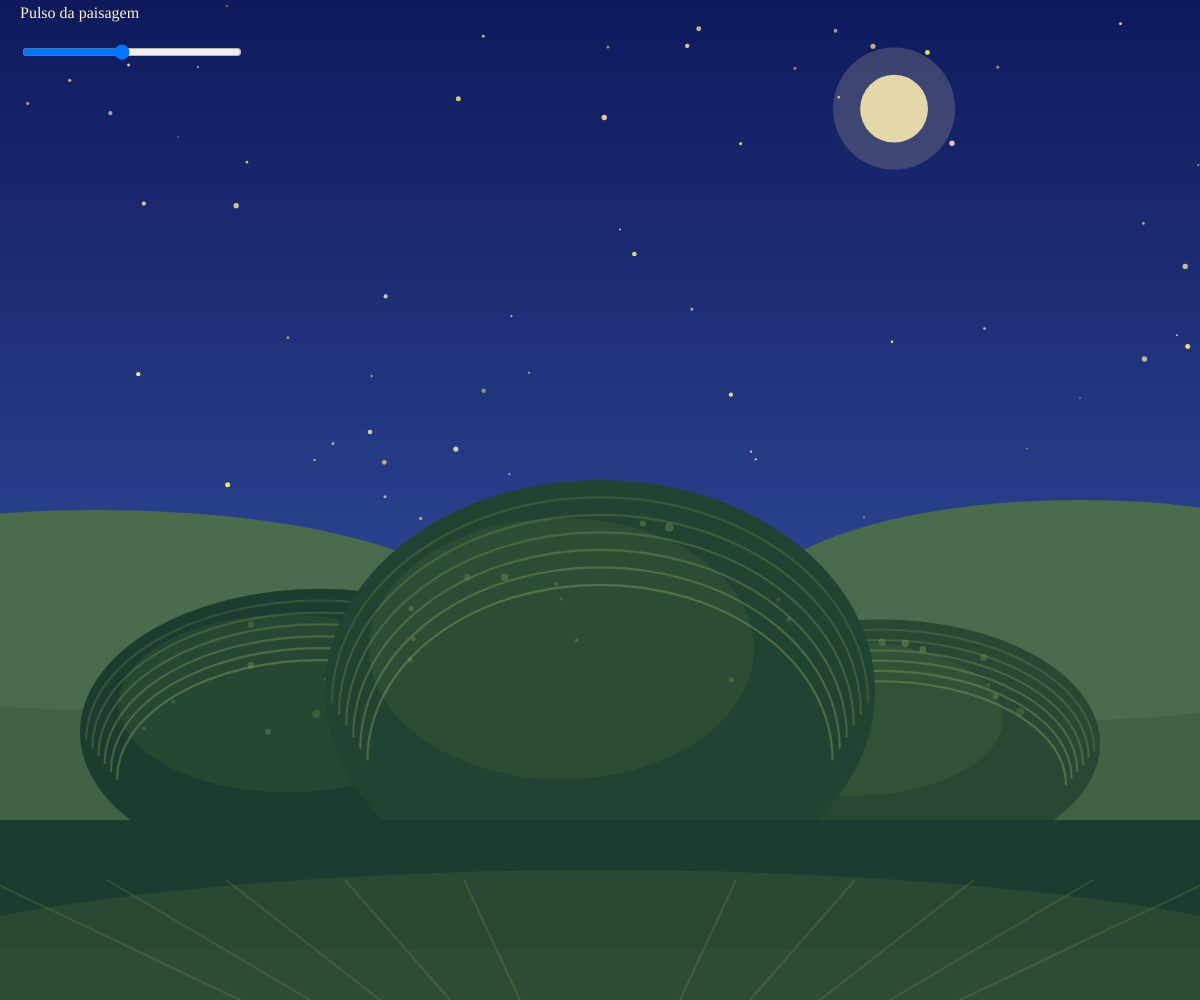
Frame 1 (no input)
Frame 60 (no input): identical to frame 1, image omitted
Frame 120 (the mouse pressed at the canvas centre since frame 60): identical to frame 1, image omitted

The p5.js sketch that drew this single still picture (run headless with seeded random() and noise() and a simulated clock; from frame 60 on, the mouse is pressed at the canvas centre):

// p5.js sketch
// ── sketch.js
let controleGaia;
let rotuloGaia;
let nivelAtual = 1;
let velocidadeNivel = 0;
let aberturaAtual = 1;
let velocidadeAbertura = 0;
let ondaAtual = 0;
let sementeCena;

function setup() {
  createCanvas(windowWidth, windowHeight);
  sementeCena = floor(Math.random() * 99999999);
  controleGaia = createSlider(55, 155, 100, 1);
  controleGaia.position(20, 42);
  controleGaia.style("width", "220px");
  rotuloGaia = createP("Pulso da paisagem");
  rotuloGaia.position(20, 4);
  rotuloGaia.style("color", "#fff4c7");
  rotuloGaia.style("font-family", "Georgia, serif");
  rotuloGaia.style("font-size", "16px");
  rotuloGaia.style("margin", "0");
}

function draw() {
  randomSeed(sementeCena);
  atualiza();
  ceu();
  terra();
  let escalaTela = min(width, height);
  let baseGaiaY = height * 0.82;
  gaia(baseGaiaY, escalaTela);
  frente(escalaTela);
}

function atualiza() {
  velocidadeNivel =
    (velocidadeNivel +
      (controleGaia.value() / 100 - nivelAtual) * 0.032) *
    0.66;
  nivelAtual += velocidadeNivel;

  velocidadeAbertura =
    (velocidadeAbertura +
      (1 / sqrt(nivelAtual) - aberturaAtual) * 0.025) *
    0.68;
  aberturaAtual += velocidadeAbertura;

  ondaAtual +=
    (constrain(velocidadeNivel * 0.6, -0.018, 0.018) -
      ondaAtual) *
    0.14;
}

function ceu() {
  let corCeu1 = color(random(5, 20), random(20, 45), random(65, 105));
  let corCeu2 = color(random(45, 80), random(95, 145), random(145, 200));
  noStroke();
  let totalFaixas = 70;
  let alturaFaixa = height / totalFaixas;

  for (let faixaCeu = 0; faixaCeu < totalFaixas; faixaCeu++) {
    let misturaCeu = faixaCeu / (totalFaixas - 1);
    fill(lerpColor(corCeu1, corCeu2, misturaCeu));
    rect(0, faixaCeu * alturaFaixa, width, alturaFaixa + 2);
  }

  let quantidadeEstrelas = floor(random(35, 75));

  for (let estrelaId = 0; estrelaId < quantidadeEstrelas; estrelaId++) {
    let estrelaX = random(width);
    let estrelaY = random(height * 0.55);
    let tamanhoEstrela = random(1.5, 5.5);
    fill(255, random(205, 255), random(100, 190), random(130, 245));
    circle(estrelaX, estrelaY, tamanhoEstrela);
  }

  let luaX = random(width * 0.12, width * 0.88);
  let luaY = random(height * 0.08, height * 0.25);
  let tamanhoLua = min(width, height) * random(0.045, 0.075);
  fill(255, 235, 170, 45);
  circle(luaX, luaY, tamanhoLua * 1.8);
  fill(255, 239, 178, 220);
  circle(luaX, luaY, tamanhoLua);
}

function terra() {
  let inicioTerraY = height * 0.61;
  noStroke();
  fill(64, 98, 69);
  rect(0, inicioTerraY, width, height - inicioTerraY);

  fill(72, 108, 76);
  ellipse(width * 0.08, inicioTerraY, width * 0.62, height * 0.2);
  ellipse(width * 0.48, inicioTerraY, width * 0.58, height * 0.14);
  ellipse(width * 0.9, inicioTerraY, width * 0.55, height * 0.22);
}

function gaia(baseGaiaY, escalaTela) {
  let alturaGaia = escalaTela * 0.34 * nivelAtual;
  let centroGaiaX = width * 0.5;
  let distanciaMorros = escalaTela * 0.28 * aberturaAtual;
  let alturaEsquerda = alturaGaia * (0.68 + ondaAtual * 0.5);
  let alturaCentro = alturaGaia * (1 - ondaAtual * 0.25);
  let alturaDireita = alturaGaia * (0.59 - ondaAtual * 0.4);
  let larguraEsquerda = escalaTela * 0.48 * aberturaAtual;
  let larguraCentro = escalaTela * 0.55 * aberturaAtual;
  let larguraDireita = escalaTela * 0.44 * aberturaAtual;

  morro(
    centroGaiaX - distanciaMorros,
    baseGaiaY,
    larguraEsquerda,
    alturaEsquerda,
    0,
    escalaTela
  );

  morro(
    centroGaiaX + distanciaMorros,
    baseGaiaY,
    larguraDireita,
    alturaDireita,
    12,
    escalaTela
  );

  morro(
    centroGaiaX,
    baseGaiaY,
    larguraCentro,
    alturaCentro,
    6,
    escalaTela
  );

  noStroke();
  fill(27, 61, 47);
  rect(0, baseGaiaY, width, height - baseGaiaY);
}

function morro(centroMorroX, baseMorroY, larguraMorro, alturaMorro, tomMorro, escalaTela) {
  let centroMorroY = baseMorroY - alturaMorro * 0.38;
  let corpoMorroH = alturaMorro * 1.24;

  noStroke();
  fill(27 + tomMorro, 61 + tomMorro, 47 + tomMorro * 0.4);
  ellipse(centroMorroX, centroMorroY, larguraMorro, corpoMorroH);

  fill(106, 139, 75, 34);
  ellipse(
    centroMorroX - larguraMorro * 0.07,
    centroMorroY - corpoMorroH * 0.1,
    larguraMorro * 0.7,
    corpoMorroH * 0.62
  );

  noFill();
  strokeWeight(max(1, escalaTela * 0.0022));

  for (let arcoId = 1; arcoId <= 6; arcoId++) {
    let parteArco = arcoId / 7;
    stroke(166, 184, 101, 38 + arcoId * 8);
    arc(
      centroMorroX,
      centroMorroY + corpoMorroH * parteArco * 0.19,
      larguraMorro * (1 - parteArco * 0.18),
      corpoMorroH * (1 - parteArco * 0.2),
      PI,
      TWO_PI
    );
  }

  noStroke();

  for (let marcaId = 0; marcaId < 13; marcaId++) {
    let anguloMarca = random(PI, TWO_PI);
    let alcanceMarca = sqrt(random()) * 0.42;
    let marcaX =
      centroMorroX + cos(anguloMarca) * larguraMorro * alcanceMarca;
    let marcaY =
      centroMorroY + sin(anguloMarca) * corpoMorroH * alcanceMarca;
    let tamanhoMarca = escalaTela * random(0.003, 0.009);
    fill(137, 162, 84, random(45, 100));
    circle(marcaX, marcaY, tamanhoMarca);
  }
}

function frente(escalaTela) {
  noStroke();
  fill(48, 78, 53, 180);
  ellipse(width * 0.5, height * 1.01, width * 1.35, height * 0.28);
  rect(0, height * 0.95, width, height * 0.05);

  stroke(130, 154, 89, 58);
  strokeWeight(max(1, escalaTela * 0.002));

  for (let trilhaId = 0; trilhaId < 5; trilhaId++) {
    let afastamentoTrilha = escalaTela * (0.08 + trilhaId * 0.07);
    line(
      width * 0.5 - afastamentoTrilha,
      height,
      width * 0.5 - afastamentoTrilha * 1.7,
      height * 0.88
    );
    line(
      width * 0.5 + afastamentoTrilha,
      height,
      width * 0.5 + afastamentoTrilha * 1.7,
      height * 0.88
    );
  }
}

function windowResized() {
  resizeCanvas(windowWidth, windowHeight);
}
